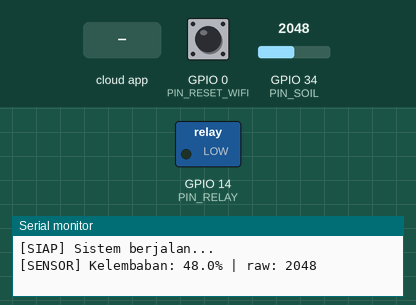
Recording of a sketch running on a simulated ESP32. On the bench: switched loads named in the sketch (green lamp = pin HIGH), the last lines printed to the serial monitor. The test bench sets the inputs (shaded band); at power-on: GPIO 34 (PIN_SOIL) = 2048, GPIO 0 (PIN_RESET_WIFI) HIGH. WiFi joins after 1.5 s; servers stay silent unless stated.

Above: at 3.8 s.
3.9 s: GPIO 34 (PIN_SOIL) set to 1949
At 6.7 s:
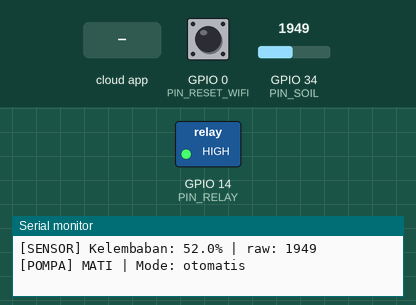
8.4 s: the phone or cloud app sets pump to on
At 9.6 s:
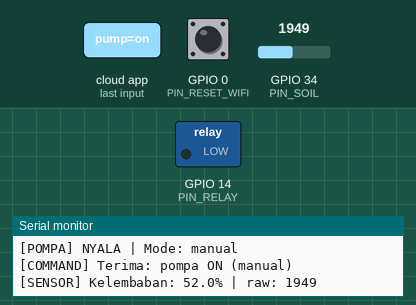
9.9 s: the phone or cloud app sets pump to off
At 10.8 s:
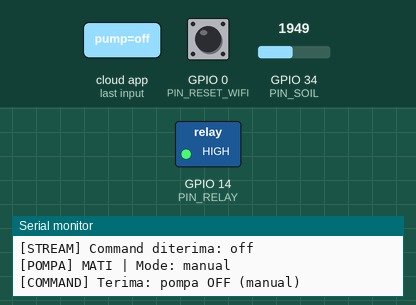
Timing chart, 0 to 12.4 s (numbered marks = the images above; inputs shaded):
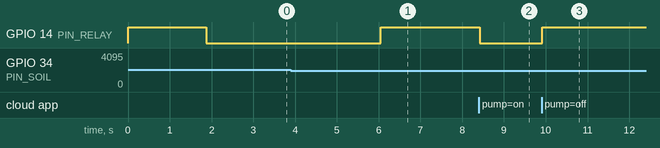

Measured:
- the behaviour switches between 2001 and 2000 on GPIO 34 (PIN_SOIL) (found by bisection; images 0 and 1)
- after the input at 3.9 s, GPIO 14 (PIN_RELAY): LOW → HIGH after 2.2 s
- after the input at 8.4 s, GPIO 14 (PIN_RELAY): HIGH → LOW at once
- after the input at 9.9 s, GPIO 14 (PIN_RELAY): LOW → HIGH at once

The sketch:

penyiraman_otomatis.ino
```cpp
// ================================================================
//  SISTEM PENYIRAM TANAMAN OTOMATIS - ESP32
//  Skripsi: Ahmad Abdul Rohib - Teknik Elektro UNESA 2025
//
//  Hardware:
//    - NodeMCU ESP32
//    - Capacitive Soil Moisture Sensor (GPIO34)
//    - Relay Module active-LOW (GPIO14)
//    - Pompa DC
//
//  Platform:
//    - Firebase Realtime Database (mode normal)
//    - Website custom Next.js di Vercel (monitoring + kontrol)
//
//  Library:
//    - Firebase ESP32 Client by Mobizt
//    - ArduinoJson by Benoit Blanchon
//    - WiFiManager by tzapu
// ================================================================

// ----------------------------------------------------------------
// MODE OPERASI
//   1 = NORMAL    : WiFi + Firebase + kontrol manual via website
//   0 = TEST      : offline, hanya sensor + relay otomatis (no network)
// ----------------------------------------------------------------
#define ENABLE_FIREBASE   1

#if ENABLE_FIREBASE
  #include <WiFiManager.h>
  #include <FirebaseESP32.h>
  #include <ArduinoJson.h>
#endif

// ----------------------------------------------------------------
// KONFIGURASI - SESUAIKAN BAGIAN INI
// ----------------------------------------------------------------

#if ENABLE_FIREBASE
  // Firebase - ambil dari Firebase Console
  #define FIREBASE_HOST   "siram-eea79-default-rtdb.asia-southeast1.firebasedatabase.app"
  #define FIREBASE_AUTH   "WNsapcWPsbRLK7jkMSYdr2iC3BiYrVFxJQ62Q4UO"
#endif

// Pin
#define PIN_SOIL        34    // GPIO34 - ADC input sensor kelembaban
#define PIN_RELAY       14    // GPIO14 - Output ke relay (active-LOW)
#define PIN_RESET_WIFI   0    // GPIO0  - Tombol BOOT bawaan ESP32 (tahan saat power on untuk reset WiFi)

// Kalibrasi sensor capacitive soil moisture
// Ukur sendiri dengan multimeter / serial monitor:
//   KERING  = tempel sensor di udara bebas, catat nilai ADC
//   BASAH   = celupkan sensor ke air, catat nilai ADC
#define SOIL_KERING     3200
#define SOIL_BASAH      800

// Threshold penyiraman: pompa ON jika kelembaban < THRESHOLD_PERSEN
#define THRESHOLD_PERSEN  50.0

// Interval
#define INTERVAL_SENSOR   3000    // Baca sensor tiap 3 detik (ms)

// ----------------------------------------------------------------
// PATH FIREBASE & VARIABEL GLOBAL (hanya dipakai mode normal)
// ----------------------------------------------------------------

#if ENABLE_FIREBASE
  #define PATH_SENSOR_PERSEN    "/sensor/kelembaban_persen"
  #define PATH_SENSOR_RAW       "/sensor/kelembaban_raw"
  #define PATH_SENSOR_TIMESTAMP "/sensor/timestamp"
  #define PATH_POMPA_STATUS     "/pompa/status"
  #define PATH_POMPA_MODE       "/pompa/mode"
  #define PATH_COMMAND_PUMP     "/command/pump"

  FirebaseData   fbData;
  FirebaseData   streamData;
  FirebaseAuth   fbAuth;
  FirebaseConfig fbConfig;

  volatile bool cmdPending = false;
  String        pendingCmd = "";
#endif

bool  pumpState  = false;
bool  modeManual = false;
float soilPersen = 0.0;
int   soilRaw    = 0;

unsigned long lastSensor = 0;

// ----------------------------------------------------------------
// FUNGSI BACA SENSOR KELEMBABAN
// ----------------------------------------------------------------

float bacaSoilMoisture() {
  // Rata-rata 10 sampel untuk kurangi noise ADC
  long total = 0;
  for (int i = 0; i < 10; i++) {
    total += analogRead(PIN_SOIL);
    delay(5);
  }
  soilRaw = total / 10;

  soilRaw = constrain(soilRaw, SOIL_BASAH, SOIL_KERING);

  float persen = map(soilRaw, SOIL_KERING, SOIL_BASAH, 0, 100);
  return constrain(persen, 0.0, 100.0);
}

// ----------------------------------------------------------------
// FUNGSI KONTROL POMPA
// ----------------------------------------------------------------

void setPompa(bool nyala, String mode) {
  pumpState  = nyala;
  modeManual = (mode == "manual");

  // Relay active-LOW: nyala = LOW, mati = HIGH
  digitalWrite(PIN_RELAY, nyala ? LOW : HIGH);

  Serial.printf("[POMPA] %s | Mode: %s\n",
    nyala ? "NYALA" : "MATI",
    mode.c_str()
  );
}

#if ENABLE_FIREBASE
// ----------------------------------------------------------------
// FUNGSI KIRIM DATA KE FIREBASE
// ----------------------------------------------------------------

void kirimKeFirebase() {
  if (!Firebase.ready()) return;

  Firebase.setFloat(fbData, PATH_SENSOR_PERSEN, soilPersen);
  Firebase.setInt(fbData, PATH_SENSOR_RAW, soilRaw);
  Firebase.setInt(fbData, PATH_SENSOR_TIMESTAMP, (int)(millis() / 1000));

  Firebase.setBool(fbData, PATH_POMPA_STATUS, pumpState);
  Firebase.setString(fbData, PATH_POMPA_MODE, modeManual ? "manual" : "otomatis");

  Serial.printf("[FIREBASE] Kirim: %.1f%% | Pompa: %s | Mode: %s\n",
    soilPersen,
    pumpState ? "ON" : "OFF",
    modeManual ? "MANUAL" : "OTOMATIS"
  );
}

// ----------------------------------------------------------------
// FIREBASE STREAM CALLBACK
// ----------------------------------------------------------------

void streamCallback(StreamData data) {
  if (data.dataType() != "string") return;
  String cmd = data.stringData();
  if (cmd == "none" || cmd == "") return;

  Serial.printf("[STREAM] Command diterima: %s\n", cmd.c_str());
  pendingCmd = cmd;
  cmdPending = true;
}

void streamTimeoutCallback(bool timeout) {
  if (timeout) {
    Serial.println("[STREAM] Timeout - library reconnect otomatis");
  }
}

// ----------------------------------------------------------------
// KONEKSI WIFI (WiFiManager — captive portal saat setup pertama)
// ----------------------------------------------------------------

void konekWiFi() {
  // Tahan tombol BOOT (GPIO0) saat power on → hapus credentials tersimpan
  if (digitalRead(PIN_RESET_WIFI) == LOW) {
    WiFiManager wm;
    wm.resetSettings();
    Serial.println("[WIFI] Credentials dihapus. Restart...");
    delay(1000);
    ESP.restart();
  }

  WiFiManager wm;
  wm.setConnectTimeout(30);       // timeout konek ke WiFi tersimpan: 30 detik
  wm.setConfigPortalTimeout(120); // portal tutup otomatis setelah 2 menit

  Serial.println("[WIFI] Menghubungkan...");
  // autoConnect: konek otomatis jika credentials ada, buka portal "SiramAP" jika belum
  if (!wm.autoConnect("SiramAP")) {
    Serial.println("[WIFI] Gagal / timeout. Restart...");
    ESP.restart();
  }

  Serial.printf("[WIFI] Terhubung! SSID: %s | IP: %s\n",
    WiFi.SSID().c_str(),
    WiFi.localIP().toString().c_str()
  );
}
#endif  // ENABLE_FIREBASE

// ----------------------------------------------------------------
// FUNGSI LOGIKA OTOMATIS
// ----------------------------------------------------------------

void logikaPenyiraman() {
  if (modeManual) return;

  if (soilPersen < THRESHOLD_PERSEN) {
    if (!pumpState) {
      setPompa(true, "otomatis");
    }
  } else {
    if (pumpState) {
      setPompa(false, "otomatis");
    }
  }
}

// ----------------------------------------------------------------
// SETUP
// ----------------------------------------------------------------

void setup() {
  Serial.begin(115200);
  Serial.println("\n========================================");
  Serial.println("  Sistem Penyiram Tanaman Otomatis");
#if ENABLE_FIREBASE
  Serial.println("  Mode: NORMAL (WiFi + Firebase aktif)");
#else
  Serial.println("  Mode: TEST OFFLINE (sensor + relay only)");
#endif
  Serial.println("========================================\n");

  // Relay active-LOW: pastikan pin HIGH dulu sebelum pinMode agar pompa tidak
  // sempat nyala saat boot (pin default LOW akan langsung trigger relay ON)
  digitalWrite(PIN_RELAY, HIGH);
  pinMode(PIN_RELAY, OUTPUT);
  digitalWrite(PIN_RELAY, HIGH);

#if ENABLE_FIREBASE
  pinMode(PIN_RESET_WIFI, INPUT_PULLUP);
  konekWiFi();

  fbConfig.host                        = FIREBASE_HOST;
  fbConfig.signer.tokens.legacy_token  = FIREBASE_AUTH;

  Firebase.begin(&fbConfig, &fbAuth);
  Firebase.reconnectWiFi(true);

  fbData.setResponseSize(1024);
  streamData.setResponseSize(1024);

  Serial.print("[FIREBASE] Menghubungkan");
  int fbCoba = 0;
  while (!Firebase.ready() && fbCoba < 10) {
    delay(500);
    Serial.print(".");
    fbCoba++;
  }
  Serial.println(Firebase.ready() ? " Terhubung!" : " Timeout, lanjut...");

  Firebase.setString(fbData, PATH_COMMAND_PUMP, "none");

  Firebase.beginStream(streamData, PATH_COMMAND_PUMP);
  Firebase.setStreamCallback(streamData, streamCallback, streamTimeoutCallback);
#endif

  // Baca sensor pertama kali
  soilPersen = bacaSoilMoisture();
  Serial.printf("\n[SENSOR] Kelembaban awal: %.1f%% (raw: %d)\n",
    soilPersen, soilRaw
  );

  logikaPenyiraman();

#if ENABLE_FIREBASE
  kirimKeFirebase();
#endif

  Serial.println("\n[SIAP] Sistem berjalan...\n");
}

// ----------------------------------------------------------------
// LOOP UTAMA
// ----------------------------------------------------------------

void loop() {
#if ENABLE_FIREBASE
  if (WiFi.status() != WL_CONNECTED) {
    Serial.println("[WIFI] Terputus, reconnect...");
    WiFi.reconnect();
    int coba = 0;
    while (WiFi.status() != WL_CONNECTED && coba < 20) {
      delay(500);
      coba++;
    }
    if (WiFi.status() != WL_CONNECTED) {
      Serial.println("[WIFI] Gagal reconnect. Restart...");
      ESP.restart();
    }
    Serial.printf("[WIFI] Reconnected! IP: %s\n", WiFi.localIP().toString().c_str());
  }

  if (cmdPending) {
    cmdPending    = false;
    String cmd    = pendingCmd;
    pendingCmd    = "";

    if (cmd == "on") {
      setPompa(true, "manual");
      Serial.println("[COMMAND] Terima: pompa ON (manual)");
    } else if (cmd == "off") {
      setPompa(false, "manual");
      Serial.println("[COMMAND] Terima: pompa OFF (manual)");
    } else if (cmd == "auto") {
      modeManual = false;
      Serial.println("[COMMAND] Terima: mode otomatis");
    }

    Firebase.setString(fbData, PATH_COMMAND_PUMP, "none");
    Firebase.setBool(fbData, PATH_POMPA_STATUS, pumpState);
    Firebase.setString(fbData, PATH_POMPA_MODE, modeManual ? "manual" : "otomatis");
  }
#endif

  unsigned long now = millis();
  if (now - lastSensor >= INTERVAL_SENSOR) {
    lastSensor = now;

    soilPersen = bacaSoilMoisture();
    Serial.printf("[SENSOR] Kelembaban: %.1f%% | raw: %d\n",
      soilPersen, soilRaw
    );

    logikaPenyiraman();

#if ENABLE_FIREBASE
    kirimKeFirebase();
#else
    Serial.printf("[STATUS] Pompa: %s | Threshold: %.0f%%\n",
      pumpState ? "ON" : "OFF",
      THRESHOLD_PERSEN
    );
#endif
  }
}
```
